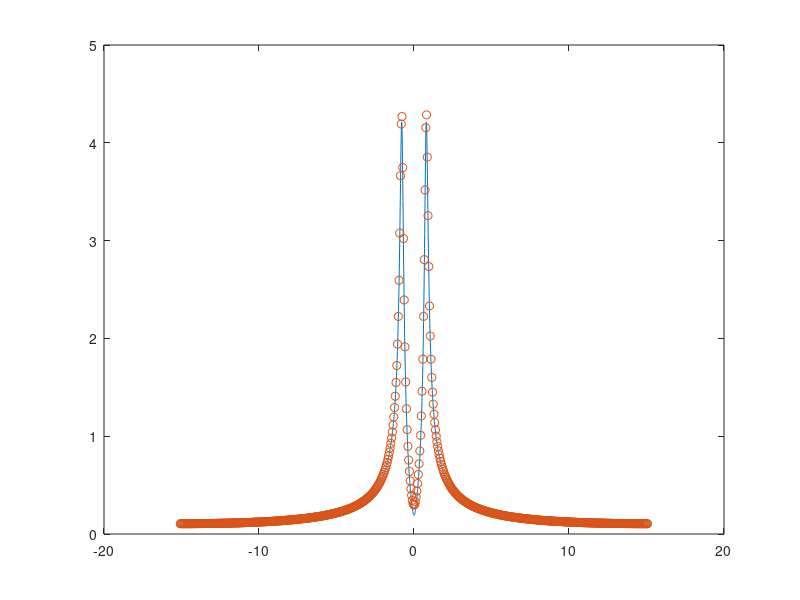

Write MATLAB code to recreate this figure.
%XC after sampling is 
clear all
clc
close all

a = 0.12; 
OMG = 0.25*pi;
T = 1/4.8;
%fundamental frequency range
w = -pi:0.01:pi;
XC = (a+1i*w)./((a+1i*w).^2+ OMG.^2);%continues time FT
%abs(xc) only plot the magnetude 
plot(w, abs(XC));


%NOW plot the sampled DTFT 
A = [1 -exp(-a*T)*cos(OMG*T) 0];
B = [1 -2*exp(-a*T)*cos(OMG*T) exp(-2*a*T)];
[f w] = freqz (A , B , w);
hold on;
%w/T=continuous time frequency
%abs(f)*T
plot ( w/T, abs(f)*T, 'o');
